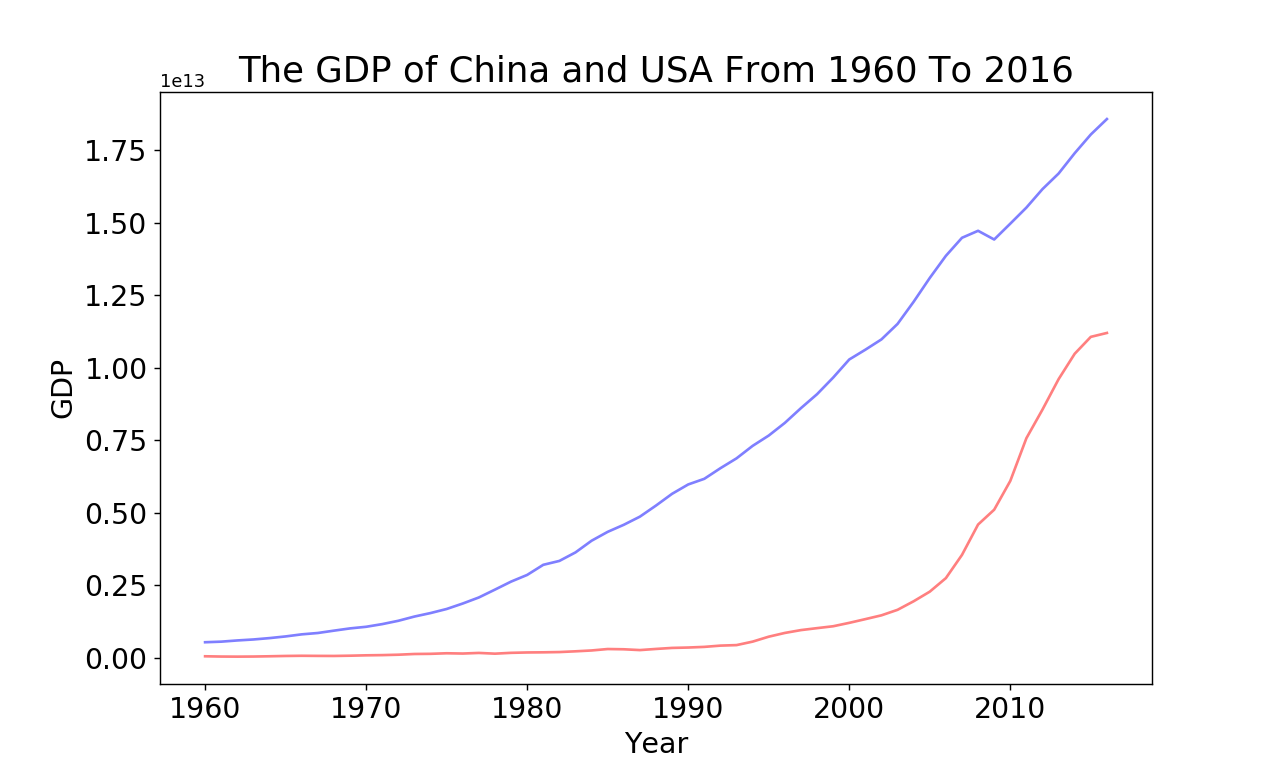

Reproduce this figure in Python.
import csv
from matplotlib import pyplot as plt
from datetime import datetime

# 从文件中获取日期/最高气温/最低气温
filename = 'C:/Users/linji/Desktop/HW/python/DataVisualization/CSV/gdp.csv'

with open(filename) as f:
    reader = csv.reader(f)
    header_row = next(reader)
    # for index, column_header in enumerate(header_row):
    #     print (index, column_header)
    dates, gdps_chn, gdps_usa = [], [], []
    for row in reader:
        try:
            date = int(row[2])
            # 转成int，让matplotlib能够读取它们
            if row[1] == 'CHN':
                gdp_chn = float(row[3])
            else:
                gdp_usa = float(row[3])
        except ValueError:
            print (date, 'missing data')
        else:
            if date not in dates:
                dates.append(date)
            if row[1] == 'CHN':
                gdps_chn.append(gdp_chn)
            else:
                gdps_usa.append(gdp_usa)

# 根据数据绘制图形
fig = plt.figure(dpi=128, figsize=(10, 6))
plt.plot(dates, gdps_chn, c='red', alpha=0.5)
plt.plot(dates, gdps_usa, c='blue', alpha=0.5)


# 设置图形的格式
plt.title("The GDP of China and USA From 1960 To 2016", fontsize=20)
plt.xlabel('Year', fontsize=16)
plt.ylabel("GDP", fontsize=16)
plt.tick_params(axis='both', which='major', labelsize=16)
plt.savefig('C:/Users/linji/Desktop/HW/python/DataVisualization/CSV/gdp.png')
plt.show()